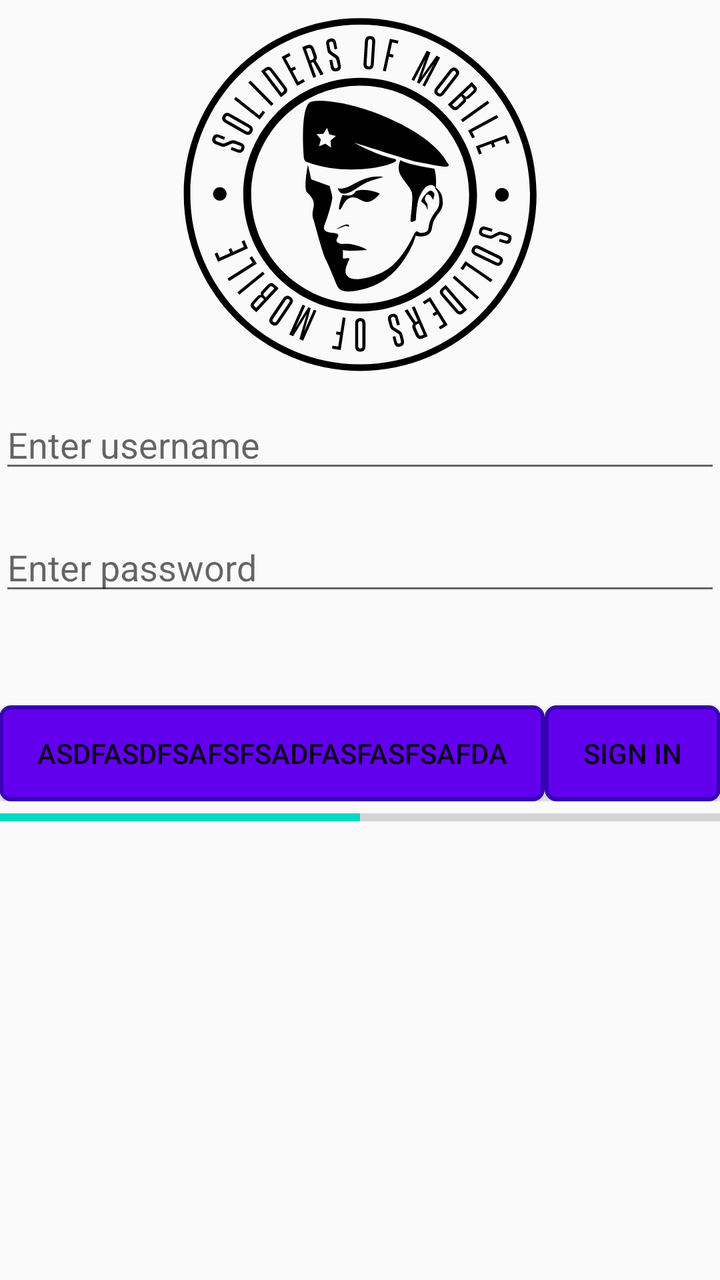
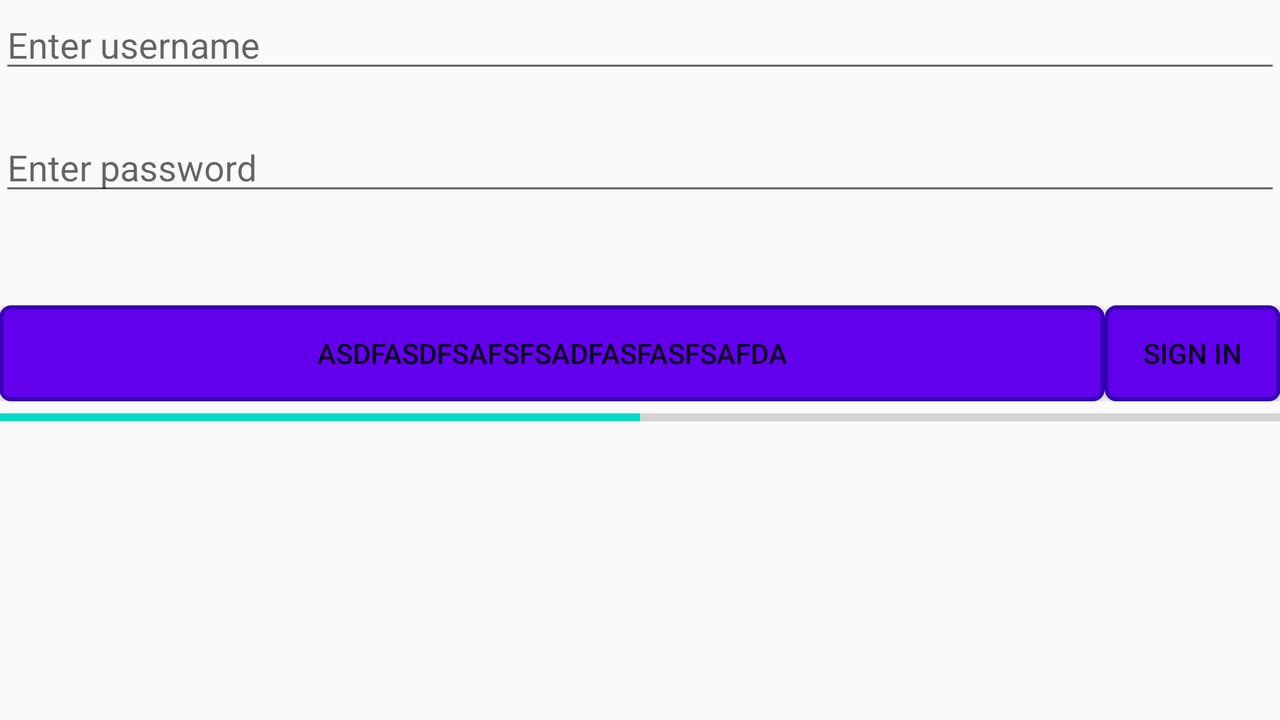

One screen, two layout resources from the same app: the default and the repository's alternative for another configuration. Each is rendered where Android would select it; the XML of both is given below.
<!-- AndroidManifest.xml: application theme AppTheme -->
<!-- res/layout/activity_login.xml -->
<?xml version="1.0" encoding="utf-8"?>
<ScrollView xmlns:android="http://schemas.android.com/apk/res/android"
    android:layout_width="match_parent"
    android:layout_height="match_parent">

    <LinearLayout xmlns:android="http://schemas.android.com/apk/res/android"
        xmlns:tools="http://schemas.android.com/tools"
        android:id="@+id/activity_login"
        android:layout_width="match_parent"
        android:layout_height="wrap_content"
        android:orientation="vertical"
        android:paddingBottom="@dimen/activity_vertical_margin"
        android:paddingLeft="@dimen/activity_horizontal_margin"
        android:paddingRight="@dimen/activity_horizontal_margin"
        android:paddingTop="@dimen/activity_vertical_margin"
        tools:context="com.soldiersofmobile.todoekspert.LoginActivity">

        <ImageView

            android:layout_width="wrap_content"
            android:layout_height="wrap_content"
            android:layout_gravity="center_horizontal"
            android:src="@drawable/ic_badge" />

        <EditText
            android:id="@+id/username_edit_text"
            android:layout_width="match_parent"
            android:layout_height="wrap_content"
            android:layout_marginBottom="20dp"
            android:hint="@string/enter_username" />

        <EditText
            android:id="@+id/password_edit_text"
            android:layout_width="match_parent"
            android:layout_height="wrap_content"
            android:layout_marginBottom="50dp"
            android:hint="@string/enter_password"
            android:inputType="textPassword" />

        <LinearLayout
            android:layout_width="match_parent"
            android:layout_height="wrap_content">

            <Button
                android:id="@+id/sign_in_button"
                android:layout_width="0dp"
                android:layout_height="wrap_content"
                android:layout_gravity="start"
                android:layout_weight="1"
                android:text="@string/sign_in"
                tools:text="asdfasdfsafsfsadfasfasfsafda" />

            <Button
                android:id="@+id/sign_up_button"
                android:layout_width="wrap_content"
                android:layout_height="wrap_content"
                android:layout_gravity="start"
                android:text="@string/sign_in" />

        </LinearLayout>


        <ProgressBar
            android:id="@+id/progress"
            style="@style/Widget.AppCompat.ProgressBar.Horizontal"
            android:layout_width="match_parent"
            android:layout_height="wrap_content"
            android:layout_gravity="center_horizontal"
            android:visibility="gone"
            tools:progress="50"
            tools:visibility="visible" />
    </LinearLayout>
</ScrollView>
<!-- resources referenced by this layout -->
<resources>
  <!-- drawable ic_badge: vector/xml drawable (drawable, 12760 chars, omitted) -->
  <string name="enter_password">Enter password</string>
  <string name="enter_username">Enter username</string>
  <string name="sign_in">Sign In</string>
  <style name="AppTheme" parent="Theme.AppCompat.Light.DarkActionBar">
          
          <item name="colorPrimary">@color/colorPrimary</item>
          <item name="colorPrimaryDark">@color/colorPrimaryDark</item>
          <item name="colorAccent">@color/colorAccent</item>
          <item name="buttonStyle">@style/ButtonStyle</item>
      </style>
  <style name="ButtonStyle" parent="Widget.AppCompat.Button">
          <item name="android:background">@drawable/button_selector</item>
          <item name="android:layout_height">wrap_content</item>
      </style>
  <!-- drawable button_selector (drawable) -->
  <?xml version="1.0" encoding="utf-8"?>
  <selector xmlns:android="http://schemas.android.com/apk/res/android">
  
  
      <item android:state_enabled="false">
  
          <shape android:shape="rectangle">
              <corners android:radius="5dp"/>
              <stroke android:width="2dp" android:color="@color/colorPrimaryDark"/>
              <solid android:color="@color/colorAccent"/>
          </shape>
      </item>
  
  
      <item android:state_pressed="true">
  
          <shape android:shape="rectangle">
              <corners android:radius="5dp"/>
              <stroke android:width="2dp" android:color="@color/colorPrimaryDark"/>
              <solid android:color="@color/colorPrimaryDark"/>
          </shape>
      </item>
  
      <item>
          <shape android:shape="rectangle">
              <corners android:radius="5dp"/>
              <stroke android:width="2dp" android:color="@color/colorPrimaryDark"/>
              <solid android:color="@color/colorPrimary"/>
          </shape>
  
      </item>
  
  </selector>
</resources>
<!-- res/layout-land/activity_login.xml (the repository's variant of the layout above) -->
<!-- drawn on the phone turned sideways -->
<?xml version="1.0" encoding="utf-8"?>
<ScrollView xmlns:android="http://schemas.android.com/apk/res/android"
    android:layout_width="match_parent"
    android:layout_height="match_parent">

    <LinearLayout xmlns:android="http://schemas.android.com/apk/res/android"
        xmlns:tools="http://schemas.android.com/tools"
        android:id="@+id/activity_login"
        android:layout_width="match_parent"
        android:layout_height="wrap_content"
        android:orientation="vertical"
        android:paddingBottom="@dimen/activity_vertical_margin"
        android:paddingLeft="@dimen/activity_horizontal_margin"
        android:paddingRight="@dimen/activity_horizontal_margin"
        android:paddingTop="@dimen/activity_vertical_margin"
        tools:context="com.soldiersofmobile.todoekspert.LoginActivity">

        <EditText
            android:id="@+id/username_edit_text"
            android:layout_width="match_parent"
            android:layout_height="wrap_content"
            android:layout_marginBottom="20dp"
            android:hint="@string/enter_username" />

        <EditText
            android:id="@+id/password_edit_text"
            android:layout_width="match_parent"
            android:layout_height="wrap_content"
            android:layout_marginBottom="50dp"
            android:hint="@string/enter_password"
            android:inputType="textPassword" />

        <LinearLayout
            android:layout_width="match_parent"
            android:layout_height="wrap_content">

            <Button
                android:id="@+id/sign_in_button"
                android:layout_width="0dp"
                android:layout_height="wrap_content"
                android:layout_gravity="start"
                android:layout_weight="1"
                android:text="@string/sign_in"
                tools:text="asdfasdfsafsfsadfasfasfsafda" />

            <Button
                android:id="@+id/sign_up_button"
                android:layout_width="wrap_content"
                android:layout_height="wrap_content"
                android:layout_gravity="start"
                android:text="@string/sign_in" />

        </LinearLayout>


        <ProgressBar
            android:id="@+id/progress"
            style="@style/Widget.AppCompat.ProgressBar.Horizontal"
            android:layout_width="match_parent"
            android:layout_height="wrap_content"
            android:layout_gravity="center_horizontal"
            android:visibility="gone"
            tools:progress="50"
            tools:visibility="visible" />
    </LinearLayout>
</ScrollView>
<!-- resources referenced by the variant -->
<!-- as the phone turned sideways resolves them -->
<resources>
  <string name="enter_password">Enter password</string>
  <string name="enter_username">Enter username</string>
  <string name="sign_in">Sign In</string>
  <style name="AppTheme" parent="Theme.AppCompat.Light.DarkActionBar">
          
          <item name="colorPrimary">@color/colorPrimary</item>
          <item name="colorPrimaryDark">@color/colorPrimaryDark</item>
          <item name="colorAccent">@color/colorAccent</item>
          <item name="buttonStyle">@style/ButtonStyle</item>
      </style>
  <style name="ButtonStyle" parent="Widget.AppCompat.Button">
          <item name="android:background">@drawable/button_selector</item>
          <item name="android:layout_height">wrap_content</item>
      </style>
  <!-- drawable button_selector (drawable) -->
  <?xml version="1.0" encoding="utf-8"?>
  <selector xmlns:android="http://schemas.android.com/apk/res/android">
  
  
      <item android:state_enabled="false">
  
          <shape android:shape="rectangle">
              <corners android:radius="5dp"/>
              <stroke android:width="2dp" android:color="@color/colorPrimaryDark"/>
              <solid android:color="@color/colorAccent"/>
          </shape>
      </item>
  
  
      <item android:state_pressed="true">
  
          <shape android:shape="rectangle">
              <corners android:radius="5dp"/>
              <stroke android:width="2dp" android:color="@color/colorPrimaryDark"/>
              <solid android:color="@color/colorPrimaryDark"/>
          </shape>
      </item>
  
      <item>
          <shape android:shape="rectangle">
              <corners android:radius="5dp"/>
              <stroke android:width="2dp" android:color="@color/colorPrimaryDark"/>
              <solid android:color="@color/colorPrimary"/>
          </shape>
  
      </item>
  
  </selector>
</resources>
